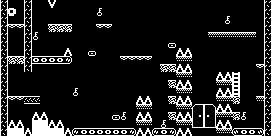

Tiled map render using the project's own tile images. Description and the map definition, with tile-layer contents summarised, below:
An orthogonal 34x17 tile map with 8x8 px tiles, 2 tile layers (Tile Layer 1, background) and 2 objects (8, 10).

<map version="1.0" orientation="orthogonal" renderorder="right-down" width="34" height="17" tilewidth="8" tileheight="8" nextobjectid="27">
 <properties>
  <property name="color1" value="58" />
  <property name="color2" value="58" />
  <property name="emmitercolor" value="78" />
  <property name="enemycolor" value="102" />
  <property name="hudcolor" value="25" />
  <property name="music" value="13" />
  <property name="name" value="PRECISELY" />
  <property name="tilecolor" value="86" />
 </properties>
 <tileset firstgid="1" name="pacman" tilewidth="8" tileheight="8">
  <image source="tileset.png" width="160" height="200" />
 </tileset>
 <layer name="Tile Layer 1" width="34" height="17">
  <properties>
   <property name="texture" value="tileset" />
  </properties>
  <data>[578 cells, 184 non-empty, 34 distinct tile ids]</data>
 </layer>
 <objectgroup name="enemies">
  <properties>
   <property name="_type" value="1" />
   <property name="sizex" value="16" />
   <property name="sizey" value="16" />
   <property name="speed" value="50" />
   <property name="speedx" value="20" />
   <property name="speedy" value="20" />
   <property name="texture" value="enemies_16x16" />
  </properties>
  <object id="24" type="8" x="256" y="24">
   <properties>
    <property name="adelay" value="450" />
    <property name="areverse" value="1" />
    <property name="reverse" value="0" />
   </properties>
   <polyline points="-4,0 -44,0" />
  </object>
  <object id="26" type="10" x="56" y="80">
   <properties>
    <property name="adelay" value="450" />
    <property name="areverse" value="1" />
    <property name="guardian" value="1" />
    <property name="reverse" value="0" />
    <property name="speedx" value="10" />
   </properties>
   <polyline points="0,0 0,24 148,8" />
  </object>
 </objectgroup>
 <layer name="background" width="34" height="17">
  <properties>
   <property name="texture" value="tileset" />
  </properties>
  <data>[578 cells, 9 non-empty, 9 distinct tile ids]</data>
 </layer>
</map>
